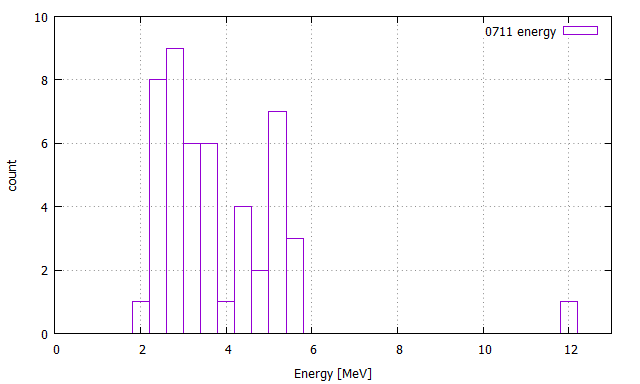

Recreate this plot in gnuplot.
#!/gnuplot
#
#    
#    	G N U P L O T
#    	Version 5.2 patchlevel 2    last modified 2017-11-15 
#    
#    	Copyright (C) 1986-1993, 1998, 2004, 2007-2017
#    	Thomas Williams, Colin Kelley and many others
#    
#    	gnuplot home:     http://www.gnuplot.info
#    	faq, bugs, etc:   type "help FAQ"
#    	immediate help:   type "help"  (plot window: hit 'h')
# set terminal wxt 0 enhanced
# set output
unset clip points
set clip one
unset clip two
set errorbars front 1.000000 
set border 31 front lt black linewidth 1.000 dashtype solid
set zdata 
set ydata 
set xdata 
set y2data 
set x2data 
set boxwidth 0.4 absolute
set style fill  empty border
set style rectangle back fc  bgnd fillstyle   solid 1.00 border lt -1
set style circle radius graph 0.02 
set style ellipse size graph 0.05, 0.03 angle 0 units xy
set dummy x, y
set format x "% h" 
set format y "% h" 
set format x2 "% h" 
set format y2 "% h" 
set format z "% h" 
set format cb "% h" 
set format r "% h" 
set ttics format "% h"
set timefmt "%d/%m/%y,%H:%M"
set angles radians
set tics back
set grid nopolar
set grid xtics nomxtics ytics nomytics noztics nomztics nortics nomrtics \
 nox2tics nomx2tics noy2tics nomy2tics nocbtics nomcbtics
set grid layerdefault   lt 0 linecolor 0 linewidth 0.500,  lt 0 linecolor 0 linewidth 0.500
unset raxis
set theta counterclockwise right
set style parallel front  lt black linewidth 2.000 dashtype solid
set key title "" center
set key fixed right top vertical Right noreverse enhanced autotitle nobox
set key noinvert samplen 4 spacing 1 width 0 height 0 
set key maxcolumns 0 maxrows 0
set key noopaque
unset label
unset arrow
set style increment default
unset style line
unset style arrow
set style histogram clustered gap 2 title textcolor lt -1
unset object
set style textbox transparent margins  1.0,  1.0 border  lt -1 linewidth  1.0
set offsets 0, 0, 0, 0
set pointsize 1
set pointintervalbox 1
set encoding sjis
unset polar
unset parametric
unset decimalsign
unset micro
unset minussign
set view 60, 30, 1, 1
set view azimuth 0
set rgbmax 255
set samples 100, 100
set isosamples 10, 10
set surface 
unset contour
set cntrlabel  format '%8.3g' font '' start 5 interval 20
set mapping cartesian
set datafile separator whitespace
unset hidden3d
set cntrparam order 4
set cntrparam linear
set cntrparam levels auto 5
set cntrparam points 5
set size ratio 0 1,1
set origin 0,0
set style data points
set style function lines
unset xzeroaxis
unset yzeroaxis
unset zzeroaxis
unset x2zeroaxis
unset y2zeroaxis
set xyplane relative 0.5
set tics scale  1, 0.5, 1, 1, 1
set mxtics default
set mytics default
set mztics default
set mx2tics default
set my2tics default
set mcbtics default
set mrtics default
set nomttics
set xtics border in scale 1,0.5 mirror norotate  autojustify
set xtics  norangelimit autofreq 
set ytics border in scale 1,0.5 mirror norotate  autojustify
set ytics  norangelimit autofreq 
set ztics border in scale 1,0.5 nomirror norotate  autojustify
set ztics  norangelimit autofreq 
unset x2tics
unset y2tics
set cbtics border in scale 1,0.5 mirror norotate  autojustify
set cbtics  norangelimit autofreq 
set rtics axis in scale 1,0.5 nomirror norotate  autojustify
set rtics  norangelimit autofreq 
unset ttics
set title "" 
set title  font "" norotate
set timestamp bottom 
set timestamp "" 
set timestamp  font "" norotate
set trange [ * : * ] noreverse nowriteback
set urange [ * : * ] noreverse nowriteback
set vrange [ * : * ] noreverse nowriteback
set xlabel "Energy [MeV]" 
set xlabel  font "" textcolor lt -1 norotate
set x2label "" 
set x2label  font "" textcolor lt -1 norotate
set xrange [ 0.00000 : 13.0000 ] noreverse nowriteback
set x2range [ 1.55431e-015 : 7.00000 ] noreverse nowriteback
set ylabel "count" 
set ylabel  font "" textcolor lt -1 rotate
set y2label "" 
set y2label  font "" textcolor lt -1 rotate
set yrange [ 0.00000 : 10.0000 ] noreverse nowriteback
set y2range [ 0.00000 : 10.0000 ] noreverse nowriteback
set zlabel "" 
set zlabel  font "" textcolor lt -1 norotate
set zrange [ * : * ] noreverse nowriteback
set cblabel "" 
set cblabel  font "" textcolor lt -1 rotate
set cbrange [ * : * ] noreverse nowriteback
set rlabel "" 
set rlabel  font "" textcolor lt -1 norotate
set rrange [ * : * ] noreverse nowriteback
unset logscale
unset jitter
set zero 1e-008
set lmargin  -1
set bmargin  -1
set rmargin  -1
set tmargin  -1
set locale "Japanese_Japan.932"
set pm3d explicit at s
set pm3d scansautomatic
set pm3d interpolate 1,1 flush begin noftriangles noborder corners2color mean
set pm3d nolighting
set palette positive nops_allcF maxcolors 0 gamma 1.5 color model RGB 
set palette rgbformulae 7, 5, 15
set colorbox default
set colorbox vertical origin screen 0.9, 0.2 size screen 0.05, 0.6 front  noinvert bdefault
set style boxplot candles range  1.50 outliers pt 7 separation 1 labels auto unsorted
set loadpath 
set fontpath 
set psdir
set fit brief errorvariables nocovariancevariables errorscaling prescale nowrap v5
bin(x,y) = floor((x + y*0.5)/y)*y
GNUTERM = "wxt"
GPFUN_bin = "bin(x,y) = floor((x + y*0.5)/y)*y"
## Last datafile plotted: "0711_02.dat"
plot "0711_02.dat" using (bin($1, 0.40)):(1.0) smooth freq with boxes title "0711 energy"
#    EOF
